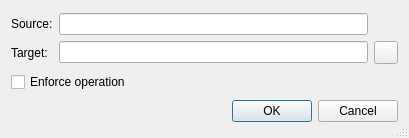
<?xml version="1.0" encoding="UTF-8"?>
<ui version="4.0">
 <class>GitCopyDialog</class>
 <widget class="QDialog" name="GitCopyDialog">
  <property name="geometry">
   <rect>
    <x>0</x>
    <y>0</y>
    <width>409</width>
    <height>138</height>
   </rect>
  </property>
  <property name="windowTitle">
   <string>Git Copy</string>
  </property>
  <property name="sizeGripEnabled">
   <bool>true</bool>
  </property>
  <layout class="QVBoxLayout">
   <item>
    <layout class="QGridLayout">
     <item row="0" column="0">
      <widget class="QLabel" name="textLabel1">
       <property name="text">
        <string>Source:</string>
       </property>
      </widget>
     </item>
     <item row="0" column="1">
      <widget class="QLineEdit" name="sourceEdit">
       <property name="toolTip">
        <string>Shows the name of the source</string>
       </property>
       <property name="whatsThis">
        <string>&lt;b&gt;Source name&lt;/b&gt;
&lt;p&gt;This field shows the name of the source.&lt;/p&gt;</string>
       </property>
       <property name="readOnly">
        <bool>true</bool>
       </property>
      </widget>
     </item>
     <item row="1" column="1">
      <widget class="QLineEdit" name="targetEdit">
       <property name="toolTip">
        <string>Enter the target name</string>
       </property>
       <property name="whatsThis">
        <string>&lt;b&gt;Target name&lt;/b&gt;
&lt;p&gt;Enter the new name in this field. The target must be the new name or an absolute path.&lt;/p&gt;</string>
       </property>
      </widget>
     </item>
     <item row="1" column="0">
      <widget class="QLabel" name="textLabel2">
       <property name="text">
        <string>Target:</string>
       </property>
      </widget>
     </item>
     <item row="1" column="2">
      <widget class="QToolButton" name="dirButton">
       <property name="toolTip">
        <string>Press to open a selection dialog</string>
       </property>
       <property name="whatsThis">
        <string>&lt;b&gt;Target directory&lt;/b&gt;
&lt;p&gt;Select the target name for the operation via a selection dialog.&lt;/p&gt;</string>
       </property>
      </widget>
     </item>
    </layout>
   </item>
   <item>
    <widget class="QCheckBox" name="forceCheckBox">
     <property name="toolTip">
      <string>Select to force the operation</string>
     </property>
     <property name="text">
      <string>Enforce operation</string>
     </property>
    </widget>
   </item>
   <item>
    <widget class="QDialogButtonBox" name="buttonBox">
     <property name="orientation">
      <enum>Qt::Horizontal</enum>
     </property>
     <property name="standardButtons">
      <set>QDialogButtonBox::Cancel|QDialogButtonBox::Ok</set>
     </property>
    </widget>
   </item>
  </layout>
 </widget>
 <pixmapfunction>qPixmapFromMimeSource</pixmapfunction>
 <tabstops>
  <tabstop>targetEdit</tabstop>
  <tabstop>dirButton</tabstop>
  <tabstop>forceCheckBox</tabstop>
  <tabstop>buttonBox</tabstop>
  <tabstop>sourceEdit</tabstop>
 </tabstops>
 <resources/>
 <connections>
  <connection>
   <sender>buttonBox</sender>
   <signal>accepted()</signal>
   <receiver>GitCopyDialog</receiver>
   <slot>accept()</slot>
   <hints>
    <hint type="sourcelabel">
     <x>32</x>
     <y>79</y>
    </hint>
    <hint type="destinationlabel">
     <x>32</x>
     <y>97</y>
    </hint>
   </hints>
  </connection>
  <connection>
   <sender>buttonBox</sender>
   <signal>rejected()</signal>
   <receiver>GitCopyDialog</receiver>
   <slot>reject()</slot>
   <hints>
    <hint type="sourcelabel">
     <x>101</x>
     <y>80</y>
    </hint>
    <hint type="destinationlabel">
     <x>101</x>
     <y>97</y>
    </hint>
   </hints>
  </connection>
 </connections>
</ui>
